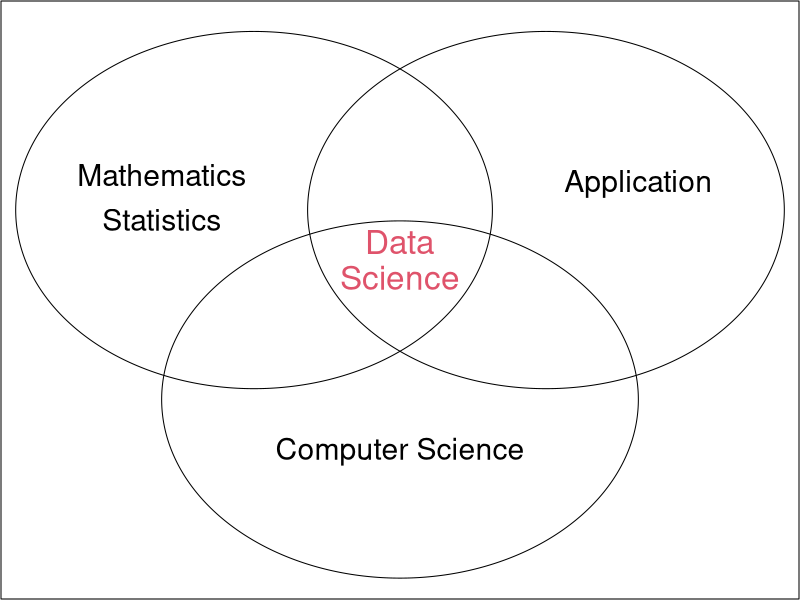

This chart was generated by the following R code: (Note: this script raises an error after producing the figure.)
## ---- chunk 1
knitr::opts_chunk$set(echo = FALSE)
## ---- chunk 2
library(MASS, quietly = T, warn.conflicts = F)
circle <- function(x, r) {
    z <- seq(0, 2 * pi, length.out = 1000)
    return(cbind(x[1] + r * cos(z), x[2] + r * sin(z)))
}
par(mai = c(0.01, 0.01, 0.01, 0.01))
plot(circle(x = c(0, -sqrt(2)), r = 2),
    xlab = "", ylab = "",
    xaxt = "n", yaxt = "n", type = "l", xlim = c(-3.1, 3.1),
    ylim = c(-3.4, 2.8)
)
lines(circle(x = sqrt(2) * c(-cos(pi / 6), sin(pi / 6)), r = 2))
lines(circle(x = sqrt(2) * c(cos(pi / 6), sin(pi / 6)), r = 2))
text(label = c("Mathematics"), x = -2, y = 1.1, cex = 1.8)
text(label = c("Statistics"), x = -2, y = 0.6, cex = 1.8)
text(label = c("Computer Science"), x = 0, y = -2, cex = 1.8)
text(label = c("Application"), x = 2, y = 1, cex = 1.8)
text(label = c("Data"), x = 0, y = 0.35, cex = 2.0, col = 2)
text(label = c("Science"), x = 0, y = -0.05, cex = 2.0, col = 2)
## ---- chunk 3
knitr::include_graphics("img/Teaser.png")
